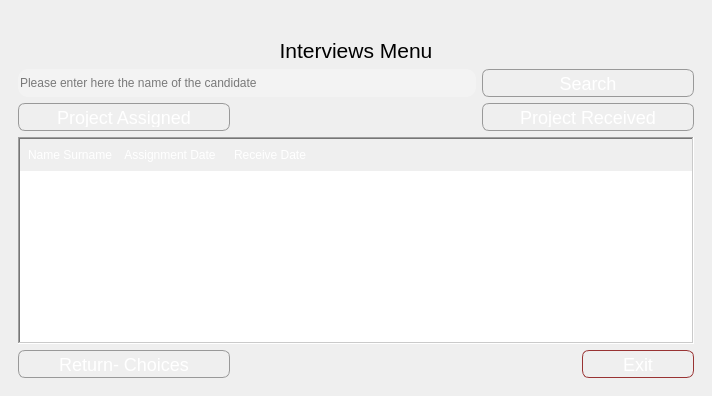
<?xml version="1.0" encoding="UTF-8"?>
<ui version="4.0">
 <class>MainWindow</class>
 <widget class="QMainWindow" name="MainWindow">
  <property name="geometry">
   <rect>
    <x>0</x>
    <y>0</y>
    <width>712</width>
    <height>396</height>
   </rect>
  </property>
  <property name="windowTitle">
   <string>MainWindow</string>
  </property>
  <property name="styleSheet">
   <string notr="true">#MyLoginForm {
background: white;
}

</string>
  </property>
  <widget class="QWidget" name="centralwidget">
   <layout class="QVBoxLayout" name="verticalLayout">
    <item>
     <widget class="QFrame" name="mainFrame">
      <property name="styleSheet">
       <string notr="true">#mainFrame{
    border: 10px solid qlineargradient(x1:0, y1:0, x2:1, y2:1, 
                    stop:0 #ff6666,
                    stop:0.1 #ff7777,
                    stop:0.49 #cc3333,
                    stop:0.5 #bb2244,
                    stop:1 #cc3333);
    border-radius: 40px;
    background: qlineargradient(x1:0, y1:0, x2:0, y2:1, 
                    stop:0 #d0d0d0, /* Üst kısımda daha koyu gri */
                    stop:0.2 #f0f0f0, /* Orta kısımda hafif gri */
                    stop:0.5 #ffffff); /* Alt kısımda beyaz */
}</string>
      </property>
      <property name="frameShape">
       <enum>QFrame::StyledPanel</enum>
      </property>
      <property name="frameShadow">
       <enum>QFrame::Raised</enum>
      </property>
      <layout class="QGridLayout" name="gridLayout">
       <item row="9" column="0" colspan="4">
        <widget class="QTableWidget" name="tableWidget">
         <property name="styleSheet">
          <string notr="true">QTableView QHeaderView::section:horizontal {
    color: white;
    background-color: qlineargradient(x1:0, y1:0, x2:0, y2:1,
                                       stop:0 #ff6666,
                                       stop:0.1 #ff7777,
                                       stop:0.49 #cc3333,
                                       stop:0.5 #bb2244,
                                       stop:1 #cc3333);
    border: none;
    height: 32px;
}</string>
         </property>
         <property name="frameShape">
          <enum>QFrame::WinPanel</enum>
         </property>
         <property name="frameShadow">
          <enum>QFrame::Sunken</enum>
         </property>
         <property name="lineWidth">
          <number>10</number>
         </property>
         <property name="midLineWidth">
          <number>10</number>
         </property>
         <property name="alternatingRowColors">
          <bool>true</bool>
         </property>
         <property name="sortingEnabled">
          <bool>true</bool>
         </property>
         <column>
          <property name="text">
           <string>Name Surname</string>
          </property>
         </column>
         <column>
          <property name="text">
           <string>Assignment Date</string>
          </property>
         </column>
         <column>
          <property name="text">
           <string>Receive Date</string>
          </property>
         </column>
        </widget>
       </item>
       <item row="8" column="0" colspan="2">
        <widget class="QPushButton" name="assigned">
         <property name="styleSheet">
          <string notr="true">QPushButton {
    color: white;
    background-color: qlineargradient(x1:0, y1:0, x2:0, y2:1,
                                       stop:0 #CCCCCC,
                                       stop:0.1 #DDDDDD,
                                       stop:0.49 #AAAAAA,
                                       stop:0.5 #999999,
                                       stop:1 #AAAAAA);
    border-width: 1px;
    border-color: #999999;
    border-style: solid;
    border-radius: 7px;
    padding: 3px;
    font-size: 18px;
    padding-left: 5px;
    padding-right: 5px;
    min-width: 200px;
    max-width: 200px;
    min-height: 20px;
    max-height: 20px;
}

QPushButton:hover {
    background-color: qlineargradient(x1:0, y1:0, x2:0, y2:1,
                                       stop:0 #DDDDDD,
                                       stop:0.1 #EEEEEE,
                                       stop:0.49 #BBBBBB,
                                       stop:0.5 #AAAAAA,
                                       stop:1 #BBBBBB);
}

QPushButton:pressed {
    background-color: qlineargradient(x1:0, y1:0, x2:0, y2:1,
                                       stop:0 #AAAAAA,
                                       stop:0.1 #BBBBBB,
                                       stop:0.49 #888888,
                                       stop:0.5 #777777,
                                       stop:1 #888888);
}
</string>
         </property>
         <property name="text">
          <string>Project Assigned</string>
         </property>
         <property name="icon">
          <iconset>
           <normaloff>../../Users/Durak/Downloads/assignment_ind_FILL0_wght400_GRAD0_opsz24.png</normaloff>../../Users/Durak/Downloads/assignment_ind_FILL0_wght400_GRAD0_opsz24.png</iconset>
         </property>
        </widget>
       </item>
       <item row="3" column="3">
        <widget class="QPushButton" name="search_button">
         <property name="styleSheet">
          <string notr="true">QPushButton {
    color: white;
    background-color: qlineargradient(x1:0, y1:0, x2:0, y2:1,
                                       stop:0 #CCCCCC,
                                       stop:0.1 #DDDDDD,
                                       stop:0.49 #AAAAAA,
                                       stop:0.5 #999999,
                                       stop:1 #AAAAAA);
    border-width: 1px;
    border-color: #999999;
    border-style: solid;
    border-radius: 7px;
    padding: 3px;
    font-size: 18px;
    padding-left: 5px;
    padding-right: 5px;
    min-width: 50px;
    max-width: 200px;
    min-height: 20px;
    max-height: 20px;
}

QPushButton:hover {
    background-color: qlineargradient(x1:0, y1:0, x2:0, y2:1,
                                       stop:0 #DDDDDD,
                                       stop:0.1 #EEEEEE,
                                       stop:0.49 #BBBBBB,
                                       stop:0.5 #AAAAAA,
                                       stop:1 #BBBBBB);
}

QPushButton:pressed {
    background-color: qlineargradient(x1:0, y1:0, x2:0, y2:1,
                                       stop:0 #AAAAAA,
                                       stop:0.1 #BBBBBB,
                                       stop:0.49 #888888,
                                       stop:0.5 #777777,
                                       stop:1 #888888);
}
</string>
         </property>
         <property name="text">
          <string>Search</string>
         </property>
         <property name="icon">
          <iconset>
           <normaloff>../../Users/Durak/Downloads/search_FILL0_wght300_GRAD200_opsz48.png</normaloff>../../Users/Durak/Downloads/search_FILL0_wght300_GRAD200_opsz48.png</iconset>
         </property>
        </widget>
       </item>
       <item row="0" column="0" alignment="Qt::AlignLeft|Qt::AlignTop">
        <widget class="QLabel" name="logo1">
         <property name="enabled">
          <bool>true</bool>
         </property>
         <property name="autoFillBackground">
          <bool>false</bool>
         </property>
         <property name="styleSheet">
          <string notr="true"/>
         </property>
         <property name="frameShadow">
          <enum>QFrame::Plain</enum>
         </property>
         <property name="text">
          <string/>
         </property>
         <property name="pixmap">
          <pixmap>logo1.ico</pixmap>
         </property>
         <property name="scaledContents">
          <bool>true</bool>
         </property>
        </widget>
       </item>
       <item row="0" column="1" colspan="3" alignment="Qt::AlignRight|Qt::AlignTop">
        <widget class="QLabel" name="logo2">
         <property name="autoFillBackground">
          <bool>false</bool>
         </property>
         <property name="styleSheet">
          <string notr="true"/>
         </property>
         <property name="text">
          <string/>
         </property>
         <property name="pixmap">
          <pixmap>logo2.png</pixmap>
         </property>
         <property name="scaledContents">
          <bool>true</bool>
         </property>
        </widget>
       </item>
       <item row="8" column="3">
        <widget class="QPushButton" name="received">
         <property name="styleSheet">
          <string notr="true">QPushButton {
    color: white;
    background-color: qlineargradient(x1:0, y1:0, x2:0, y2:1,
                                       stop:0 #CCCCCC,
                                       stop:0.1 #DDDDDD,
                                       stop:0.49 #AAAAAA,
                                       stop:0.5 #999999,
                                       stop:1 #AAAAAA);
    border-width: 1px;
    border-color: #999999;
    border-style: solid;
    border-radius: 7px;
    padding: 3px;
    font-size: 18px;
    padding-left: 5px;
    padding-right: 5px;
    min-width: 200px;
    max-width: 200px;
    min-height: 20px;
    max-height: 20px;
}

QPushButton:hover {
    background-color: qlineargradient(x1:0, y1:0, x2:0, y2:1,
                                       stop:0 #DDDDDD,
                                       stop:0.1 #EEEEEE,
                                       stop:0.49 #BBBBBB,
                                       stop:0.5 #AAAAAA,
                                       stop:1 #BBBBBB);
}

QPushButton:pressed {
    background-color: qlineargradient(x1:0, y1:0, x2:0, y2:1,
                                       stop:0 #AAAAAA,
                                       stop:0.1 #BBBBBB,
                                       stop:0.49 #888888,
                                       stop:0.5 #777777,
                                       stop:1 #888888);
}
</string>
         </property>
         <property name="text">
          <string>Project Received</string>
         </property>
         <property name="icon">
          <iconset>
           <normaloff>../../Users/Durak/Downloads/exit_to_app_FILL0_wght400_GRAD0_opsz24.png</normaloff>../../Users/Durak/Downloads/exit_to_app_FILL0_wght400_GRAD0_opsz24.png</iconset>
         </property>
        </widget>
       </item>
       <item row="10" column="0" colspan="2">
        <widget class="QPushButton" name="return_button">
         <property name="styleSheet">
          <string notr="true">QPushButton {
    color: white;
    background-color: qlineargradient(x1:0, y1:0, x2:0, y2:1,
                                       stop:0 #CCCCCC,
                                       stop:0.1 #DDDDDD,
                                       stop:0.49 #AAAAAA,
                                       stop:0.5 #999999,
                                       stop:1 #AAAAAA);
    border-width: 1px;
    border-color: #999999;
    border-style: solid;
    border-radius: 7px;
    padding: 3px;
    font-size: 18px;
    padding-left: 5px;
    padding-right: 5px;
    min-width: 200px;
    max-width: 200px;
    min-height: 20px;
    max-height: 20px;
}

QPushButton:hover {
    background-color: qlineargradient(x1:0, y1:0, x2:0, y2:1,
                                       stop:0 #DDDDDD,
                                       stop:0.1 #EEEEEE,
                                       stop:0.49 #BBBBBB,
                                       stop:0.5 #AAAAAA,
                                       stop:1 #BBBBBB);
}

QPushButton:pressed {
    background-color: qlineargradient(x1:0, y1:0, x2:0, y2:1,
                                       stop:0 #AAAAAA,
                                       stop:0.1 #BBBBBB,
                                       stop:0.49 #888888,
                                       stop:0.5 #777777,
                                       stop:1 #888888);
}
</string>
         </property>
         <property name="text">
          <string>Return- Choices</string>
         </property>
         <property name="icon">
          <iconset>
           <normaloff>../../Users/Durak/Downloads/choice.png</normaloff>../../Users/Durak/Downloads/choice.png</iconset>
         </property>
        </widget>
       </item>
       <item row="3" column="0" colspan="3">
        <widget class="QLineEdit" name="search_line">
         <property name="sizePolicy">
          <sizepolicy hsizetype="Expanding" vsizetype="Preferred">
           <horstretch>0</horstretch>
           <verstretch>0</verstretch>
          </sizepolicy>
         </property>
         <property name="minimumSize">
          <size>
           <width>400</width>
           <height>0</height>
          </size>
         </property>
         <property name="focusPolicy">
          <enum>Qt::StrongFocus</enum>
         </property>
         <property name="styleSheet">
          <string notr="true">
            border: 3px solid qlineargradient(x1:0, y1:0, x2:1, y2:1,
                                             stop:0 #ff6666,
                                             stop:0.1 #ff7777,
                                             stop:0.49 #cc3333,
                                             stop:0.5 #bb2244,
                                             stop:1 #cc3333);
            border-radius: 10px;
            background: rgb(243, 243, 243);

</string>
         </property>
         <property name="placeholderText">
          <string>Please enter here the name of the candidate</string>
         </property>
        </widget>
       </item>
       <item row="10" column="2" colspan="2" alignment="Qt::AlignRight">
        <widget class="QPushButton" name="exit_button">
         <property name="minimumSize">
          <size>
           <width>112</width>
           <height>28</height>
          </size>
         </property>
         <property name="maximumSize">
          <size>
           <width>312</width>
           <height>28</height>
          </size>
         </property>
         <property name="styleSheet">
          <string notr="true">QPushButton {
    color: white;
    background-color: qlineargradient(x1:0, y1:0, x2:0, y2:1,
                                       stop:0 #ff6666,
                                       stop:0.1 #ff7777,
                                       stop:0.49 #cc3333,
                                       stop:0.5 #bb2244,
                                       stop:1 #cc3333);
    border-width: 1px;
    border-color: #993333;
    border-style: solid;
    border-radius: 7px;
    padding: 3px;
    font-size: 18px;
    padding-left: 5px;
    padding-right: 5px;
    min-width: 100px;
    max-width: 300px;
    min-height: 20px;
    max-height: 20px;
}

QPushButton:hover {
    background-color: qlineargradient(x1:0, y1:0, x2:0, y2:1,
                                       stop:0 #ff8888,
                                       stop:0.1 #ff9999,
                                       stop:0.49 #cc5555,
                                       stop:0.5 #bb3355,
                                       stop:1 #cc5555);
}

QPushButton:pressed {
    background-color: qlineargradient(x1:0, y1:0, x2:0, y2:1,
                                       stop:0 #ff4444,
                                       stop:0.1 #ff5555,
                                       stop:0.49 #cc1111,
                                       stop:0.5 #aa0022,
                                       stop:1 #cc1111);
}
</string>
         </property>
         <property name="text">
          <string>Exit</string>
         </property>
         <property name="icon">
          <iconset>
           <normaloff>../../Users/Durak/Downloads/close_FILL0_wght400_GRAD0_opsz24.png</normaloff>../../Users/Durak/Downloads/close_FILL0_wght400_GRAD0_opsz24.png</iconset>
         </property>
        </widget>
       </item>
       <item row="1" column="0" colspan="4">
        <widget class="QLabel" name="label">
         <property name="text">
          <string>&lt;html&gt;&lt;head/&gt;&lt;body&gt;&lt;p align=&quot;center&quot;&gt;&lt;span style=&quot; font-size:16pt;&quot;&gt;Interviews Menu&lt;/span&gt;&lt;/p&gt;&lt;/body&gt;&lt;/html&gt;</string>
         </property>
        </widget>
       </item>
      </layout>
      <zorder>assigned</zorder>
      <zorder>exit_button</zorder>
      <zorder>logo2</zorder>
      <zorder>logo1</zorder>
      <zorder>return_button</zorder>
      <zorder>tableWidget</zorder>
      <zorder>search_button</zorder>
      <zorder>received</zorder>
      <zorder>label</zorder>
      <zorder>search_line</zorder>
     </widget>
    </item>
   </layout>
  </widget>
 </widget>
 <tabstops>
  <tabstop>search_line</tabstop>
  <tabstop>search_button</tabstop>
  <tabstop>assigned</tabstop>
  <tabstop>received</tabstop>
  <tabstop>tableWidget</tabstop>
  <tabstop>return_button</tabstop>
  <tabstop>exit_button</tabstop>
 </tabstops>
 <resources/>
 <connections/>
</ui>
